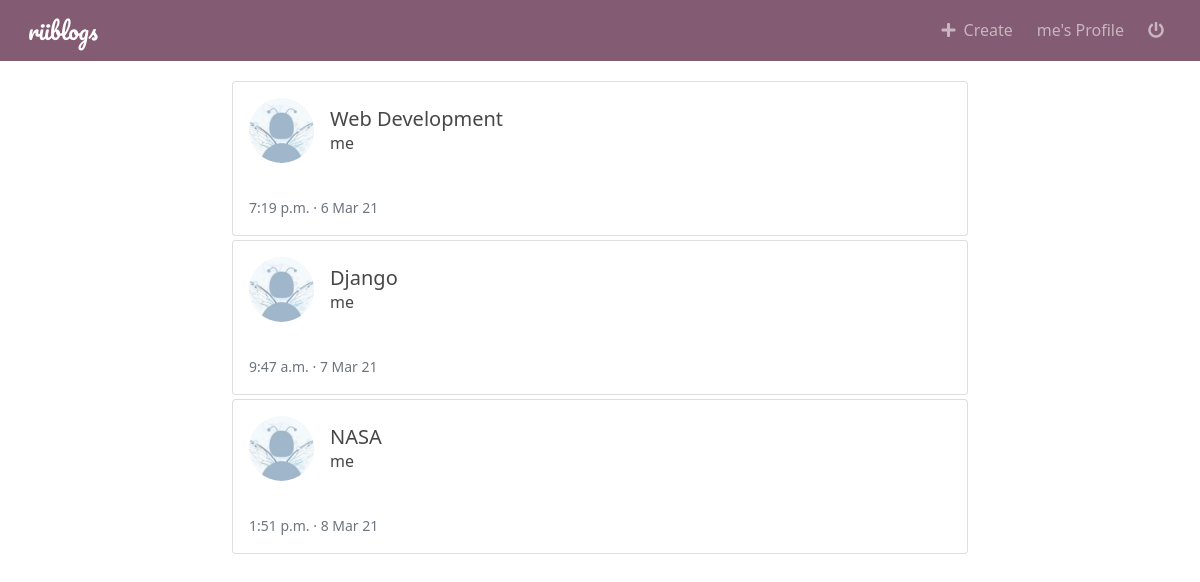
The page /user/me/ (signed in) on the database its author committed.
### blog/models.py (models this page shows, shortened)
class Post(models.Model):
    author = models.ForeignKey(User, on_delete=models.CASCADE)
    title = models.CharField(max_length=100)
    content = models.TextField()
    created = models.DateTimeField(default=timezone.now)

### user/models.py (models this page shows, shortened)
class Profile(models.Model):
    user = models.OneToOneField(User, on_delete=models.CASCADE)
    image = models.ImageField(upload_to='profile_pictures/', default='profile_pictures/default.jpg')

### blog/views.py (the view)
# urls.py: path('user/<str:username>/', UserPostList.as_view(), name='user_posts'),
class UserPostList(ListView):
    model = Post
    template_name = 'blog/user_posts.html'
    context_object_name = 'posts'
    def get_queryset(self):
        user = get_object_or_404(User, username=self.kwargs.get('username'))
        return Post.objects.filter(author=user)

### blog/templatetags/markdownify.py (called while the page is built)
@register.filter
def markdown(value):
    renderer = HighlightRenderer()
    markdown = mistune.Markdown(renderer=renderer)
    return markdown(value)

### blog/templates/blog/user_posts.html (shortened to what this page needs)
{% extends "blog/base.html" %}
{% load markdownify %}
{% block content %}
    {% for post in posts %}
        <div class="card p-3 mb-1 custom-card">
            <div class="d-flex align-items-center">
                <div class="image">
                    <img src="{{ post.author.profile.image.url }}" class="rounded-circle border-light" height="65"
                         width="65" alt="author-image">
                </div>
                <div class="ml-3 w-100 ms-3">
                    <h5 class="mb-0 mt-0">
                        <a href="{% url 'blog:detail' post.id %}" class="post-link">{{ post.title }}</a>
                    </h5>
                    <span><a href="" class="post-link">{{ post.author }}</a></span>
                </div>
            </div>
            <div class="mt-3">
                <small class="text-muted">
                    {{ post.created|date:'g:i a' }} &#183;
                    {{ post.created|date:'j M y' }}
                </small>
            </div>
        </div>
    {% endfor %}
{% endblock %}

### blog/templates/blog/base.html (shortened to what this page needs)
<!DOCTYPE html>
{% load static %}
<html lang="en">
<head>
    <link href="https://cdn.jsdelivr.net/npm/bootstrap@5.0.0-beta2/dist/css/bootstrap.min.css" rel="stylesheet"
>
    <link rel="stylesheet" href="https://cdnjs.cloudflare.com/ajax/libs/font-awesome/5.15.2/css/all.min.css"
/>
    <link rel="stylesheet" href="{% static 'blog/main.css' %}">
    <link rel="stylesheet" href="{% static 'blog/zenburn.css' %}">
</head>
<body>
<header>
    <nav class="navbar fixed-top navbar-expand-lg navbar-dark" style="background-color: #835b73;">
        <div class="container-fluid">
            <a class="navbar-brand ms-3 me-5" href="{% url 'blog:home' %}">riiblogs</a>
            <div class="collapse navbar-collapse" id="navbarSupportedContent">
                <ul class="navbar-nav ms-auto mb-2 mb-lg-0">
                    {% if user.is_authenticated %}
                        <li class="nav-item me-2">
                            <a class="nav-link {% block create %}{% endblock %}" href="{% url 'blog:create' %}"><i
                                    class="fas fa-plus me-2"></i>Create</a>
                        </li>
                        <li class="nav-item me-2">
                            <a class="nav-link {% block profile %}{% endblock %}" href="{% url 'profile' %}">
                                {{ user.username }}'s Profile
                            </a>
                        </li>
                        <li class="nav-item me-3">
                            <a class="nav-link" href="{% url 'logout' %}"><i class="fas fa-power-off"></i></a>
                        </li>
                    {% endif %}
                </ul>
            </div>
        </div>
    </nav>
</header>
<main class="container pt-3 mb-5">
    <div class="row">
        <section class="col-lg-8 offset-lg-2" id="main-section">
            {% block content %}{% endblock %}
        </section>
    </div>
</main>
</body>
</html>

### blog/static/blog/main.css (style rules this page uses)
.navbar-brand { font-family: 'Pacifico', cursive; font-size: 23px; }
.post-link { color: rgb(71, 71, 71); text-decoration: none; }
#main-section { margin-bottom: 50px; }
main.container { margin-top: 65px; }

### rows shown on the page
Post: author.profile.image (picture), title "Web Development", author "me", created "7:19 p.m.", created "6 Mar 21"
Post: author.profile.image (picture), title "Django", author "me", created "9:47 a.m.", created "7 Mar 21"
Post: author.profile.image (picture), title "NASA", author "me", created "1:51 p.m.", created "8 Mar 21"

### other values the page prints
{{ user.username }} "me"
